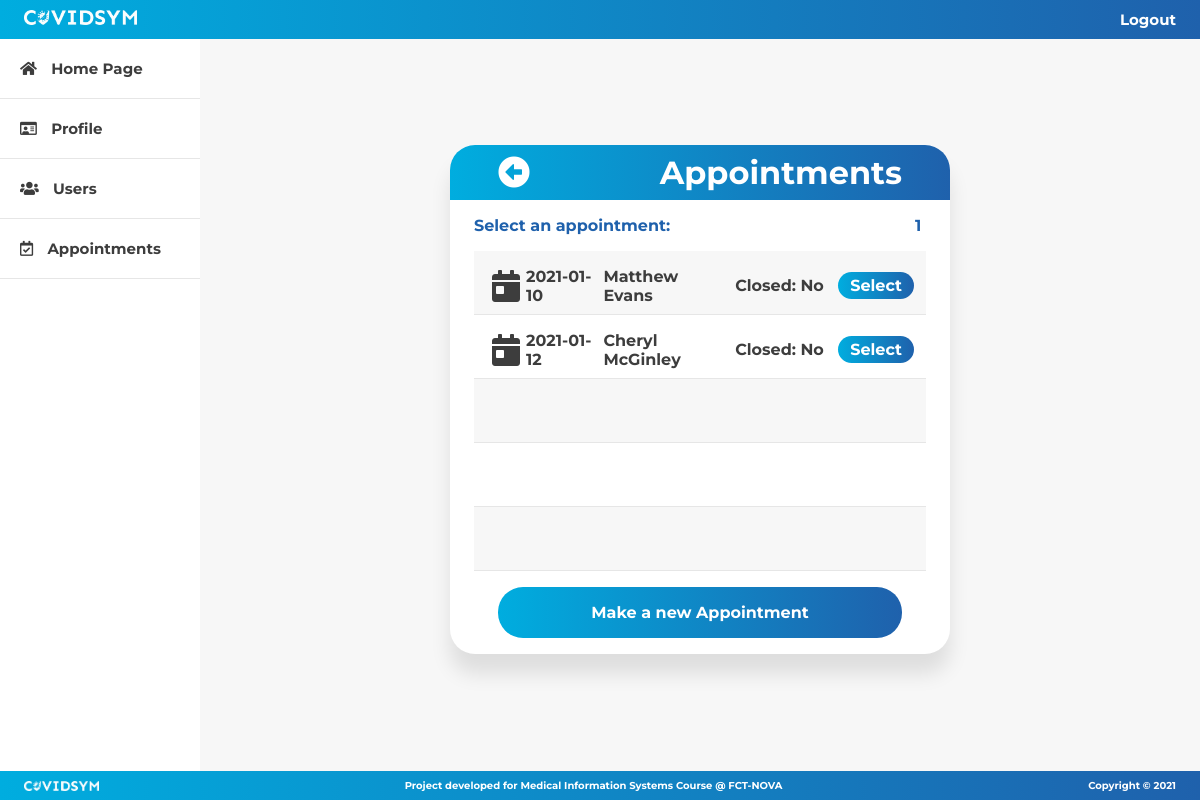
The page /appointment/appointmentsList.php (signed in) on the database as committed earlier.
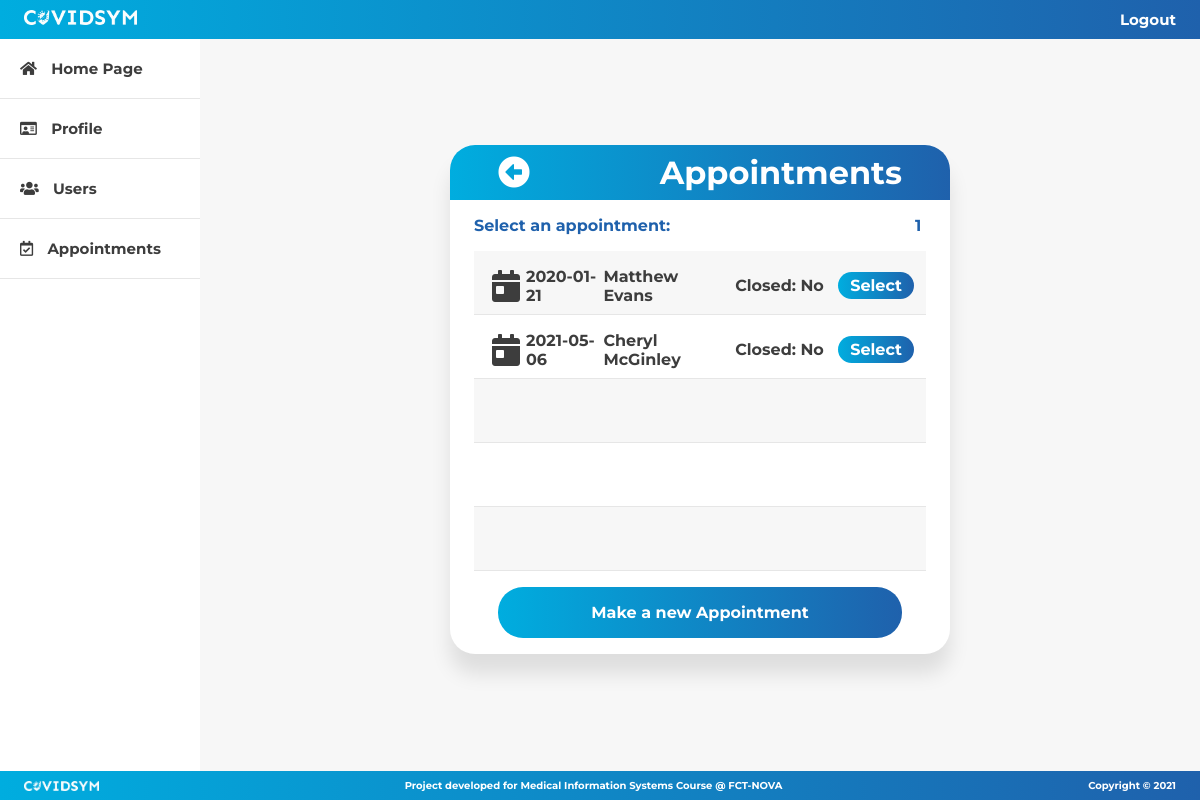
The same page on the database as committed later.
### tables this page shows
CREATE TABLE IF NOT EXISTS `appointment` (
  `id` int(11) NOT NULL AUTO_INCREMENT,
  `date` date NOT NULL,
  `result` varchar(20) DEFAULT NULL,
  `prescription` varchar(100) DEFAULT NULL,
  `notes` varchar(200) DEFAULT NULL,
  `patient_id` int(11) NOT NULL,
  `medic_id` int(11) NOT NULL,
  PRIMARY KEY (`id`),
  KEY `appointment_patient_id` (`patient_id`),
  KEY `appointment_medic_id` (`medic_id`)
);

CREATE TABLE IF NOT EXISTS `patient` (
  `id` int(11) NOT NULL AUTO_INCREMENT,
  `name` varchar(100) NOT NULL,
  `gender` char(1) NOT NULL,
  `birthdate` date NOT NULL,
  `phone` varchar(20) NOT NULL,
  `address` varchar(100) NOT NULL,
  `local` varchar(50) NOT NULL,
  `district` varchar(50) NOT NULL,
  `fiscal_number` varchar(20) NOT NULL,
  `healthcare_number` varchar(20) NOT NULL,
  `profile_pic` longblob,
  `user_id` int(11) NOT NULL,
  PRIMARY KEY (`id`) USING BTREE,
  KEY `name` (`name`),
  KEY `patient_user_id` (`user_id`)
);

### commons/stringManipulation.php (called while the page is built)
<?php
    function getFirstAndLast($string) {
        $string = explode(" ", $string);
        if($string[0] != $string[count($string)-1]) {
            $firstAndLast = $string[0] . " " . $string[count($string)-1];
        } else {
            $firstAndLast = $string[0];
        }
        return $firstAndLast;
    }
?>

### appointment/appointmentsList.php (the view, shortened to what this page needs)
<!DOCTYPE html>
<html>
  <head>
    <link rel="stylesheet" href="../css/appointmentsList.css" />
    <link
      rel="stylesheet"
      href="https://cdnjs.cloudflare.com/ajax/libs/font-awesome/5.15.1/css/all.min.css"
    />
  </head>
  <body>
    <?php
      include "../commons/config.php";
      if (isset($_GET["page"]))
        $pageNumber = $_GET["page"];
      else
        $pageNumber = 1;
      if ($_SESSION["userType"] == 1) {
        $query = 'SELECT id FROM patient WHERE patient.user_id = ' . $_SESSION["id"];
        $result = mysqli_query($connect, $query) or die(mysqli_error($connect));
        $patient = mysqli_fetch_array($result);
        $query = 'SELECT appointment.id, appointment.date, patient.name AS patient, medic.name, appointment.date, appointment.prescription
          FROM appointment
          INNER JOIN patient ON appointment.patient_id = patient.id
          INNER JOIN medic ON appointment.medic_id = medic.id
          WHERE patient.id = ' . $patient["id"];
      } else if ($_SESSION["userType"] == 2) {
        $query = 'SELECT id FROM medic WHERE medic.user_id = ' . $_SESSION["id"];
        $result = mysqli_query($connect, $query) or die(mysqli_error($connect));
        $medic = mysqli_fetch_array($result);
        $query = 'SELECT appointment.id, appointment.date, patient.name AS patient, medic.name, appointment.date, appointment.prescription
          FROM appointment
          INNER JOIN patient ON appointment.patient_id = patient.id
          INNER JOIN medic ON appointment.medic_id = medic.id
          WHERE medic.id = ' . $medic["id"];
      }
      $result = mysqli_query($connect, $query)
        or die(mysqli_error($connect));
      $nResults = mysqli_num_rows($result);
      $nPages = intval($nResults / 5);
      $nPages += ($nResults % 5 == 0 ? 0 : 1);
    ?>
    <?php include "../commons/navbar.php"; ?>
    <div class="wrapper">
      <?php include "../commons/sidebar.php"; ?>
      <div class="content-wrapper">
        <div class="modal">
          <div class="modal-header">
            <i class="fas fa-arrow-alt-circle-left goBackBtn">
            </i>
            <h1>Appointments</h1>
          </div>
          <div class="appointments-header">
            <p>Select an appointment:</p>
            <div class="pages">
              <?php
                for ($i = 1; $i <= $nPages; $i++) {
                  if ($i == $pageNumber)
                    echo '<p>' . $i . '</p>';
                  else
                    echo '<a href="appointmentsList?page=' . $i . '">' . $i . '</a>';
                }
              ?>
            </div>
          </div>
          <div class="appointments-list">
            <?php
                include("../commons/stringManipulation.php");
                for ($i = 0; $i < 5; $i++) {
                  echo '<div class="appointment">';
                  if ($appointment = mysqli_fetch_array($result)) {
                    $closed = $appointment["prescription"] == null ? "No" : "Yes";
                    echo '<div class="appointment-date">
                            <i class="fas fa-calendar-day"></i>
                            <p>' . $appointment["date"] . '</p>
                          </div>';
                    if($_SESSION["userType"] == 1) {
                        echo '<div class="appointment-id">
                                <p>Dr. ' . getFirstAndLast($appointment["name"]) . '</p>
                             </div>';
                    } else {
                        echo '<div class="appointment-id">
                            <p>' . getFirstAndLast($appointment["patient"]) . '</p>
                        </div>';
                    }
                    echo '<p>Closed: ' . $closed . '</p>
                          <a href="appointment?id=' . $appointment["id"] . '">Select</i></a>';
                  }
                  echo '</div>';
                }
            ?>
          <a class="appointment-button" href="newAppointment?page=1">Make a new Appointment</a>
        </div>
      </div>
    </div>
    <?php include('../commons/footer.php'); ?>
  </body>
</html>

Rows that differ between the two databases and show on the page:
changed appointment "Matthew Evans": date "2021-01-10" → "2020-01-21"
changed appointment "Cheryl McGinley": date "2021-01-12" → "2021-05-06"
